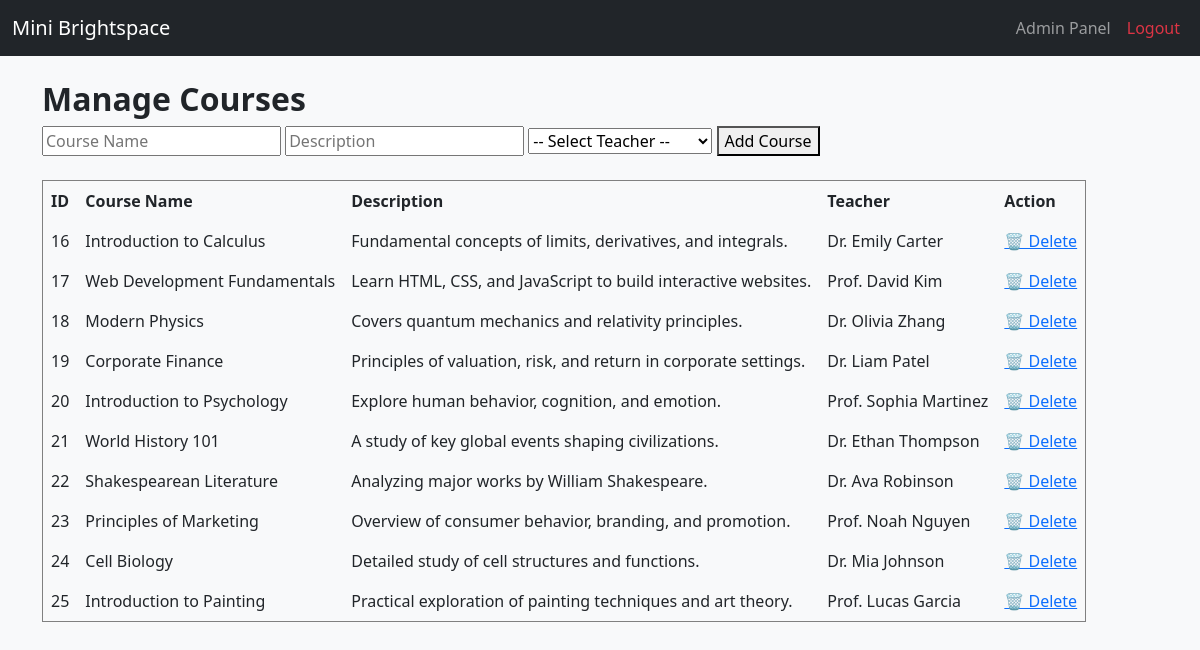
Screenshot of /admin/manage_courses.php (signed in) with the database file from the repository.
### tables this page shows
CREATE TABLE `courses` (
  `course_id` int(11) NOT NULL,
  `course_name` varchar(150) NOT NULL,
  `description` text DEFAULT NULL,
  `teacher_id` int(11) NOT NULL
);

CREATE TABLE `users` (
  `user_id` int(11) NOT NULL,
  `name` varchar(100) NOT NULL,
  `email` varchar(100) NOT NULL,
  `password` varchar(255) NOT NULL,
  `role` enum('student','teacher','admin') NOT NULL
);

### includes/bootstrap.php (called while the page is built, shortened)
<?php
$logged_in = isset($_SESSION['user_id']);
$role = $logged_in ? $_SESSION['role'] : null;

### admin/manage_courses.php (the view, shortened to what this page needs)
<?php
include('../config.php');
include('../includes/header.php');
$courses = $conn->query("SELECT c.course_id, c.course_name, c.description, u.name AS teacher
                         FROM courses c
                         LEFT JOIN teachers t ON c.teacher_id = t.teacher_id
                         LEFT JOIN users u ON t.user_id = u.user_id");
echo "<h2>Manage Courses</h2>";
echo "<form method='POST'>
        <input type='text' name='course_name' placeholder='Course Name' required>
        <input type='text' name='description' placeholder='Description' required>
        <select name='teacher_id' required>
            <option value=''>-- Select Teacher --</option>";
echo "</select>
        <button type='submit' name='add_course'>Add Course</button>
      </form><br>";
echo "<table border='1' cellpadding='8'>";
echo "<tr><th>ID</th><th>Course Name</th><th>Description</th><th>Teacher</th><th>Action</th></tr>";
while ($c = $courses->fetch_assoc()) {
    echo "<tr>
            <td>{$c['course_id']}</td>
            <td>{$c['course_name']}</td>
            <td>{$c['description']}</td>
            <td>{$c['teacher']}</td>
            <td><a href='?delete={$c['course_id']}'>🗑️ Delete</a></td>
          </tr>";
}
echo "</table>";
?>

### includes/header.php (shortened to what this page needs)
<!DOCTYPE html>
<html lang="en">
<head>
  <link href="https://cdn.jsdelivr.net/npm/bootstrap@5.3.3/dist/css/bootstrap.min.css" rel="stylesheet">
  <link rel="stylesheet" href="../assets/css/style.css">
</head>
<body>
<?php include(__DIR__ . '/navbar.php'); ?>
<div class="container mt-4">

### includes/navbar.php (shortened to what this page needs)
<?php
require_once __DIR__ . '/bootstrap.php';
?>
<nav class="navbar navbar-expand-lg navbar-dark bg-dark">
  <div class="container-fluid">
    <a class="navbar-brand" href="<?= BASE_URL ?>/dashboard.php">Mini Brightspace</a>
    <div class="collapse navbar-collapse" id="nav">
      <ul class="navbar-nav ms-auto">
        <?php if ($logged_in): ?>
          <?php if ($role === 'student'): ?>
            <li class="nav-item"><a class="nav-link" href="<?= BASE_URL ?>/courses/my_courses.php">My Courses</a></li>
            <li class="nav-item"><a class="nav-link" href="<?= BASE_URL ?>/assignments/view_assignments.php">Assignments</a></li>
          <?php elseif ($role === 'teacher'): ?>
            <li class="nav-item"><a class="nav-link" href="<?= BASE_URL ?>/assignments/create_assignment.php">Create Assignment</a></li>
            <li class="nav-item"><a class="nav-link" href="<?= BASE_URL ?>/assignments/view_submissions.php">View Submissions</a></li>
          <?php elseif ($role === 'admin'): ?>
            <li class="nav-item"><a class="nav-link" href="<?= BASE_URL ?>/admin/dashboard.php">Admin Panel</a></li>
          <?php endif; ?>
          <li class="nav-item"><a class="nav-link text-danger" href="<?= BASE_URL ?>/auth/logout.php">Logout</a></li>
        <?php else: ?>
          <li class="nav-item"><a class="nav-link" href="<?= BASE_URL ?>/auth/login.php">Login</a></li>
        <?php endif; ?>
      </ul>
    </div>
  </div>
</nav>

### assets/css/style.css (style rules this page uses)
body { background-color: #f8f9fa; font-family: 'Segoe UI', sans-serif; }
h2 { font-weight: 600; }

### rows the page displays
courses: course_id "16", course_name "Introduction to Calculus", description "Fundamental concepts of limits, derivatives, and integrals.", users.name "Dr. Emily Carter"
courses: course_id "17", course_name "Web Development Fundamentals", description "Learn HTML, CSS, and JavaScript to build interactive websites.", users.name "Prof. David Kim"
courses: course_id "18", course_name "Modern Physics", description "Covers quantum mechanics and relativity principles.", users.name "Dr. Olivia Zhang"
courses: course_id "19", course_name "Corporate Finance", description "Principles of valuation, risk, and return in corporate settings.", users.name "Dr. Liam Patel"
courses: course_id "20", course_name "Introduction to Psychology", description "Explore human behavior, cognition, and emotion.", users.name "Prof. Sophia Martinez"
courses: course_id "21", course_name "World History 101", description "A study of key global events shaping civilizations.", users.name "Dr. Ethan Thompson"
courses: course_id "22", course_name "Shakespearean Literature", description "Analyzing major works by William Shakespeare.", users.name "Dr. Ava Robinson"
courses: course_id "23", course_name "Principles of Marketing", description "Overview of consumer behavior, branding, and promotion.", users.name "Prof. Noah Nguyen"
courses: course_id "24", course_name "Cell Biology", description "Detailed study of cell structures and functions.", users.name "Dr. Mia Johnson"
courses: course_id "25", course_name "Introduction to Painting", description "Practical exploration of painting techniques and art theory.", users.name "Prof. Lucas Garcia"
